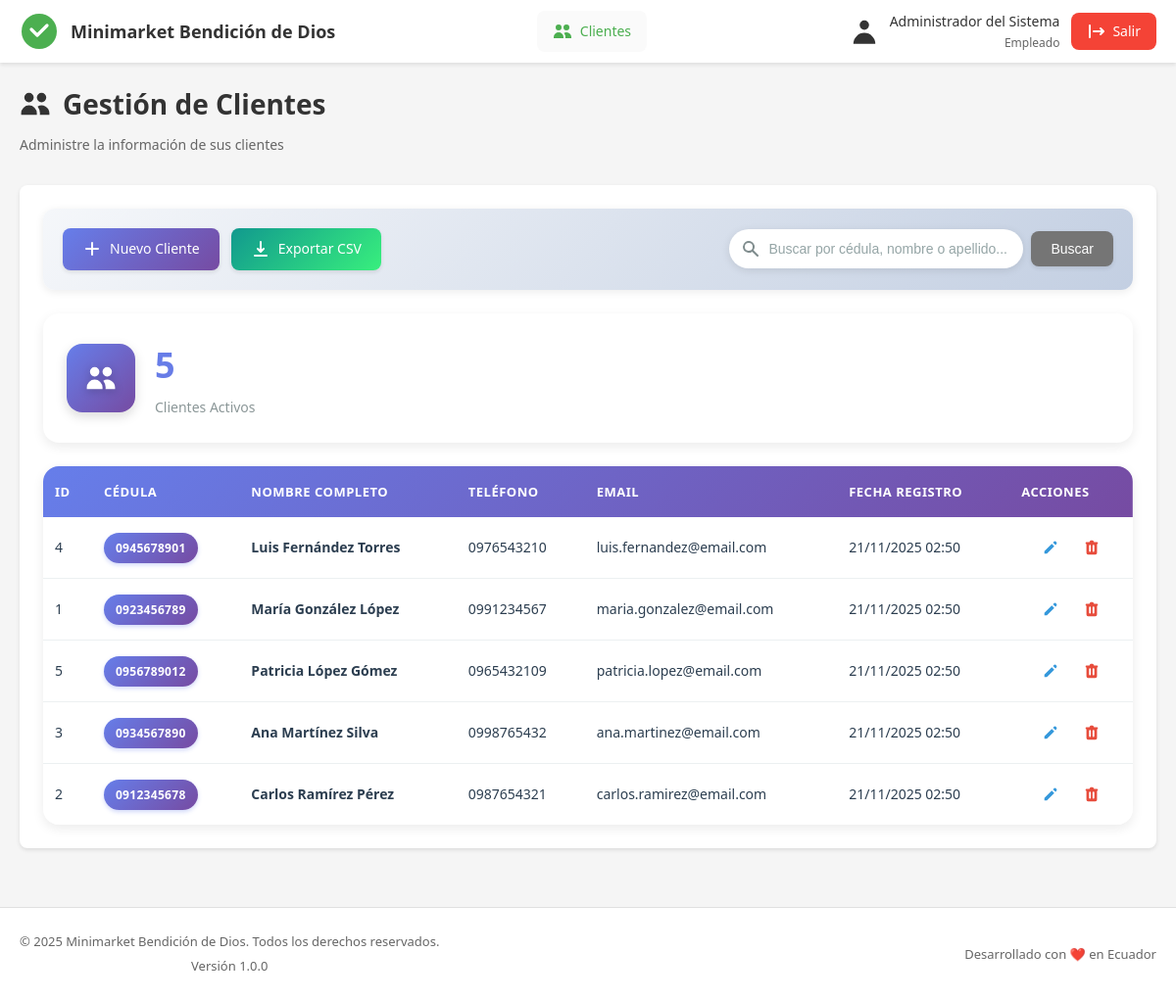
The page /index.php?controller=cliente&action=listar (signed in) on the database its author committed.
### tables this page shows
CREATE TABLE clientes (
    id_cliente INT AUTO_INCREMENT PRIMARY KEY COMMENT 'ID único del cliente',
    str_cedula VARCHAR(13) NOT NULL UNIQUE COMMENT 'Cédula o RUC del cliente',
    str_nombre VARCHAR(100) NOT NULL COMMENT 'Nombre(s) del cliente',
    str_apellido VARCHAR(100) NOT NULL COMMENT 'Apellido(s) del cliente',
    str_telefono VARCHAR(15) COMMENT 'Teléfono de contacto',
    str_email VARCHAR(100) COMMENT 'Correo electrónico',
    str_direccion TEXT COMMENT 'Dirección domiciliaria',
    bool_activo BOOLEAN NOT NULL DEFAULT TRUE COMMENT 'Estado: TRUE=activo, FALSE=eliminado',
    
     
    int_id_usuario_alta INT NOT NULL COMMENT 'Usuario que registró',
    datetime_fecha_alta DATETIME NOT NULL DEFAULT CURRENT_TIMESTAMP COMMENT 'Fecha de registro',
    int_id_usuario_modificacion INT COMMENT 'Usuario que modificó',
    datetime_fecha_modificacion DATETIME COMMENT 'Fecha de modificación',
    int_id_usuario_eliminar INT COMMENT 'Usuario que eliminó',
    datetime_fecha_eliminacion DATETIME COMMENT 'Fecha de eliminación',
    
     
    INDEX idx_nombre_apellido (str_nombre, str_apellido),
    INDEX idx_activo (bool_activo),
    INDEX idx_fecha_alta (datetime_fecha_alta),
    INDEX idx_cedula (str_cedula),
    
     
    FOREIGN KEY (int_id_usuario_alta) 
        REFERENCES usuarios(id_usuario) 
        ON DELETE RESTRICT 
        ON UPDATE CASCADE,
    FOREIGN KEY (int_id_usuario_modificacion) 
        REFERENCES usuarios(id_usuario) 
        ON DELETE RESTRICT 
        ON UPDATE CASCADE,
    FOREIGN KEY (int_id_usuario_eliminar) 
        REFERENCES usuarios(id_usuario) 
        ON DELETE RESTRICT 
        ON UPDATE CASCADE
        
);

### controllers/ClienteController.php (called while the page is built, shortened)
<?php
require_once __DIR__ . '/../models/Cliente.php';
class ClienteController {
    private $clienteModel;
    public function __construct() {
        $this->clienteModel = new Cliente();
    }
    public function listar() {
        $arr_clientes = $this->clienteModel->listar();
        $int_total = count($arr_clientes);
        require_once __DIR__ . '/../views/clientes/lista.php';
    }
}
?>

### models/Database.php (called while the page is built, shortened)
<?php
class Database {
    private $conexion;
    private $stmt;
    private function conectar() {
        try {
            $str_dsn = "mysql:host=" . DB_HOST . ";dbname=" . DB_NAME . ";charset=" . DB_CHARSET;
            $arr_opciones = [
                PDO::ATTR_ERRMODE => PDO::ERRMODE_EXCEPTION,
                PDO::ATTR_DEFAULT_FETCH_MODE => PDO::FETCH_ASSOC,
                PDO::ATTR_EMULATE_PREPARES => false,
            ];
            $this->conexion = new PDO($str_dsn, DB_USER, DB_PASS, $arr_opciones);
        } catch (PDOException $e) {
            die("Error de conexión: " . $e->getMessage());
        }
    }
    public function query($str_sql) {
        $this->stmt = $this->conexion->prepare($str_sql);
    }
    public function execute() {
        return $this->stmt->execute();
    }
    public function resultSet() {
        $this->execute();
        return $this->stmt->fetchAll();
    }
    public function callProcedure($str_procedimiento, $arr_parametros = []) {
        try {
            $str_placeholders = implode(',', array_fill(0, count($arr_parametros), '?'));
            $str_sql = "CALL {$str_procedimiento}({$str_placeholders})";
            $this->query($str_sql);
            return $this->resultSet();
        } catch (PDOException $e) {
            error_log("Error en procedimiento almacenado: " . $e->getMessage());
            return false;
        }
    }
}
?>

### models/Cliente.php (called while the page is built, shortened)
<?php
require_once 'Database.php';
class Cliente {
    private $db;
    public function __construct() {
        $this->db = new Database();
    }
    public function listar() {
        try {
            $resultado = $this->db->callProcedure('sp_listar_clientes');
            return $resultado ? $resultado : [];
        } catch (Exception $e) {
            error_log("Error al listar clientes: " . $e->getMessage());
            return [];
        }
    }
}

### views/clientes/lista.php (the view, shortened to what this page needs)
<?php
$str_page = 'clientes';
require_once __DIR__ . '/../layouts/header.php';
?>
<div class="page-header">
    <h1>
        <svg width="32" height="32" viewBox="0 0 20 20" fill="currentColor">
            <path d="M9 6a3 3 0 11-6 0 3 3 0 016 0zM17 6a3 3 0 11-6 0 3 3 0 016 0zM12.93 17c.046-.327.07-.66.07-1a6.97 6.97 0 00-1.5-4.33A5 5 0 0119 16v1h-6.07zM6 11a5 5 0 015 5v1H1v-1a5 5 0 015-5z"/>
        </svg>
        Gestión de Clientes
    </h1>
    <p class="page-subtitle">Administre la información de sus clientes</p>
</div>
<div class="content-section">
    <div class="actions-bar">
        <div class="actions-left">
            <a href="<?php echo APP_URL; ?>index.php?controller=cliente&action=crear" class="btn btn-primary">
                <svg width="20" height="20" viewBox="0 0 20 20" fill="currentColor">
                    <path fill-rule="evenodd" d="M10 3a1 1 0 011 1v5h5a1 1 0 110 2h-5v5a1 1 0 11-2 0v-5H4a1 1 0 110-2h5V4a1 1 0 011-1z" clip-rule="evenodd"/>
                </svg>
                Nuevo Cliente
            </a>
            <a href="<?php echo APP_URL; ?>index.php?controller=cliente&action=exportar" class="btn btn-success">
                <svg width="20" height="20" viewBox="0 0 20 20" fill="currentColor">
                    <path fill-rule="evenodd" d="M3 17a1 1 0 011-1h12a1 1 0 110 2H4a1 1 0 01-1-1zm3.293-7.707a1 1 0 011.414 0L9 10.586V3a1 1 0 112 0v7.586l1.293-1.293a1 1 0 111.414 1.414l-3 3a1 1 0 01-1.414 0l-3-3a1 1 0 010-1.414z" clip-rule="evenodd"/>
                </svg>
                Exportar CSV
            </a>
        </div>
        <div class="actions-right">
            <form action="<?php echo APP_URL; ?>index.php" method="GET" class="search-form">
                <div class="search-box">
                    <svg width="20" height="20" viewBox="0 0 20 20" fill="currentColor">
                        <path fill-rule="evenodd" d="M8 4a4 4 0 100 8 4 4 0 000-8zM2 8a6 6 0 1110.89 3.476l4.817 4.817a1 1 0 01-1.414 1.414l-4.816-4.816A6 6 0 012 8z" clip-rule="evenodd"/>
                    </svg>
                    <input
                        type="text"
                        name="q"
                        placeholder="Buscar por cédula, nombre o apellido..."
                        value="<?php echo htmlspecialchars($_GET['q'] ?? ''); ?>"
                    >
                </div>
                <button type="submit" class="btn btn-secondary">Buscar</button>
            </form>
        </div>
    </div>
    <div class="stats-grid">
        <div class="stat-card">
            <div class="stat-icon bg-blue">
                <svg width="32" height="32" viewBox="0 0 20 20" fill="currentColor">
                    <path d="M9 6a3 3 0 11-6 0 3 3 0 016 0zM17 6a3 3 0 11-6 0 3 3 0 016 0zM12.93 17c.046-.327.07-.66.07-1a6.97 6.97 0 00-1.5-4.33A5 5 0 0119 16v1h-6.07zM6 11a5 5 0 015 5v1H1v-1a5 5 0 015-5z"/>
                </svg>
            </div>
            <div class="stat-content">
                <h3><?php echo $int_total; ?></h3>
                <p>Clientes Activos</p>
            </div>
        </div>
    </div>
    <div class="table-container">
        <?php if (empty($arr_clientes)): ?>
            <div class="empty-state">
                <svg width="64" height="64" viewBox="0 0 20 20" fill="currentColor">
                    <path fill-rule="evenodd" d="M10 9a3 3 0 100-6 3 3 0 000 6zm-7 9a7 7 0 1114 0H3z" clip-rule="evenodd"/>
                </svg>
                <h3>No hay clientes registrados</h3>
                <p>Comience agregando su primer cliente haciendo clic en "Nuevo Cliente"</p>
                <a href="<?php echo APP_URL; ?>index.php?controller=cliente&action=crear" class="btn btn-primary">
                    Agregar Primer Cliente
                </a>
            </div>
        <?php else: ?>
            <table class="data-table">
                <thead>
                    <tr>
                        <th>ID</th>
                        <th>Cédula</th>
                        <th>Nombre Completo</th>
                        <th>Teléfono</th>
                        <th>Email</th>
                        <th>Fecha Registro</th>
                        <th class="text-center">Acciones</th>
                    </tr>
                </thead>
                <tbody>
                    <?php foreach ($arr_clientes as $cliente): ?>
                        <tr>
                            <td><?php echo htmlspecialchars($cliente['id_cliente']); ?></td>
                            <td>
                                <span class="badge badge-info">
                                    <?php echo htmlspecialchars($cliente['str_cedula']); ?>
                                </span>
                            </td>
                            <td>
                                <strong>
                                    <?php echo htmlspecialchars($cliente['str_nombre'] . ' ' . $cliente['str_apellido']); ?>
                                </strong>
                            </td>
                            <td><?php echo htmlspecialchars($cliente['str_telefono'] ?? '-'); ?></td>
                            <td><?php echo htmlspecialchars($cliente['str_email'] ?? '-'); ?></td>
                            <td><?php echo date('d/m/Y H:i', strtotime($cliente['datetime_fecha_alta'])); ?></td>
                            <td class="actions-cell">
                                <a href="<?php echo APP_URL; ?>index.php?controller=cliente&action=editar&id=<?php echo $cliente['id_cliente']; ?>"
                                   class="btn-icon btn-edit"
                                   title="Editar">
                                    <svg width="18" height="18" viewBox="0 0 20 20" fill="currentColor">
                                        <path d="M13.586 3.586a2 2 0 112.828 2.828l-.793.793-2.828-2.828.793-.793zM11.379 5.793L3 14.172V17h2.828l8.38-8.379-2.83-2.828z"/>
                                    </svg>
                                </a>
                                <a href="<?php echo APP_URL; ?>index.php?controller=cliente&action=eliminar&id=<?php echo $cliente['id_cliente']; ?>"
                                   class="btn-icon btn-delete"
                                   title="Eliminar"
                                   onclick="return confirm('¿Está seguro de eliminar este cliente?\n\nCliente: <?php echo htmlspecialchars($cliente['str_nombre'] . ' ' . $cliente['str_apellido']); ?>');">
                                </a>
                            </td>
                        </tr>
                    <?php endforeach; ?>
                </tbody>
            </table>
        <?php endif; ?>
    </div>
</div>
<?php require_once __DIR__ . '/../layouts/footer.php'; ?>

### index.php (shortened to what this page needs)
<?php
require_once 'config/database.php';
$str_controller = $_GET['controller'] ?? 'login';
$str_action = $_GET['action'] ?? 'index';
switch ($str_controller) {
    case 'cliente':
        require_once 'controllers/ClienteController.php';
        $controller = new ClienteController();
        switch ($str_action) {
            case 'listar':
                $controller->listar();
                break;
        }
        break;
}
?>

### views/layouts/header.php (shortened to what this page needs)
<!DOCTYPE html>
<html lang="es">
<head>
    <link rel="stylesheet" href="<?php echo APP_URL; ?>assets/css/style.css">
    <link rel="stylesheet" href="<?php echo APP_URL; ?>assets/css/Clientes-lista.css">
</head>
<body>
    <nav class="navbar">
        <div class="nav-container">
            <div class="nav-brand">
                <svg width="40" height="40" viewBox="0 0 100 100" fill="none" xmlns="http://www.w3.org/2000/svg">
                    <circle cx="50" cy="50" r="45" fill="#4CAF50"/>
                    <path d="M30 45 L45 60 L70 35" stroke="white" stroke-width="8" stroke-linecap="round" stroke-linejoin="round"/>
                </svg>
                <span class="app-name"><?php echo APP_NAME; ?></span>
            </div>
            <ul class="nav-menu">
                <li class="nav-item <?php echo ($str_page ?? '') === 'clientes' ? 'active' : ''; ?>">
                    <a href="<?php echo APP_URL; ?>index.php?controller=cliente&action=listar">
                        <svg width="20" height="20" viewBox="0 0 20 20" fill="currentColor">
                            <path d="M9 6a3 3 0 11-6 0 3 3 0 016 0zM17 6a3 3 0 11-6 0 3 3 0 016 0zM12.93 17c.046-.327.07-.66.07-1a6.97 6.97 0 00-1.5-4.33A5 5 0 0119 16v1h-6.07zM6 11a5 5 0 015 5v1H1v-1a5 5 0 015-5z"/>
                        </svg>
                        Clientes
                    </a>
                </li>
            </ul>
            <div class="nav-user">
                <div class="user-info">
                    <svg width="32" height="32" viewBox="0 0 20 20" fill="currentColor">
                        <path fill-rule="evenodd" d="M10 9a3 3 0 100-6 3 3 0 000 6zm-7 9a7 7 0 1114 0H3z" clip-rule="evenodd"/>
                    </svg>
                    <div class="user-details">
                        <span class="user-name"><?php echo $_SESSION['usuario_nombre_completo'] ?? 'Usuario'; ?></span>
                        <span class="user-role"><?php echo ucfirst($_SESSION['usuario_rol'] ?? 'empleado'); ?></span>
                    </div>
                </div>
                <a href="<?php echo APP_URL; ?>index.php?controller=login&action=logout" class="btn-logout" title="Cerrar Sesión">
                    <svg width="20" height="20" viewBox="0 0 20 20" fill="currentColor">
                        <path fill-rule="evenodd" d="M3 3a1 1 0 00-1 1v12a1 1 0 102 0V4a1 1 0 00-1-1zm10.293 9.293a1 1 0 001.414 1.414l3-3a1 1 0 000-1.414l-3-3a1 1 0 10-1.414 1.414L14.586 9H7a1 1 0 100 2h7.586l-1.293 1.293z" clip-rule="evenodd"/>
                    </svg>
                    Salir
                </a>
            </div>
        </div>
    </nav>
    <div class="main-container">

### views/layouts/footer.php (shortened to what this page needs)
</div>
    <footer class="footer">
        <div class="footer-container">
            <div class="footer-content">
                <p>&copy; 2025 <?php echo APP_NAME; ?>. Todos los derechos reservados.</p>
                <p class="footer-version">Versión <?php echo APP_VERSION; ?></p>
            </div>
            <div class="footer-info">
                <p>Desarrollado con ❤️ en Ecuador</p>
            </div>
        </div>
    </footer>
</body>
</html>

### rows shown on the page
clientes: id_cliente "4", str_cedula "0945678901", str_nombre+str_apellido "Luis Fernández Torres", str_telefono "0976543210", str_email "luis.fernandez@email.com", datetime_fecha_alta "21/11/2025 02:50"
clientes: id_cliente "1", str_cedula "0923456789", str_nombre+str_apellido "María González López", str_telefono "0991234567", str_email "maria.gonzalez@email.com", datetime_fecha_alta "21/11/2025 02:50"
clientes: id_cliente "5", str_cedula "0956789012", str_nombre+str_apellido "Patricia López Gómez", str_telefono "0965432109", str_email "patricia.lopez@email.com", datetime_fecha_alta "21/11/2025 02:50"
clientes: id_cliente "3", str_cedula "0934567890", str_nombre+str_apellido "Ana Martínez Silva", str_telefono "0998765432", str_email "ana.martinez@email.com", datetime_fecha_alta "21/11/2025 02:50"
clientes: id_cliente "2", str_cedula "0912345678", str_nombre+str_apellido "Carlos Ramírez Pérez", str_telefono "0987654321", str_email "carlos.ramirez@email.com", datetime_fecha_alta "21/11/2025 02:50"

### other values the page prints
APP_NAME "Minimarket Bendición de Dios"
$_SESSION['usuario_nombre_completo'] "Administrador del Sistema"
$_SESSION['usuario_rol'] "Empleado"
$int_total "5"
APP_VERSION "1.0.0"
